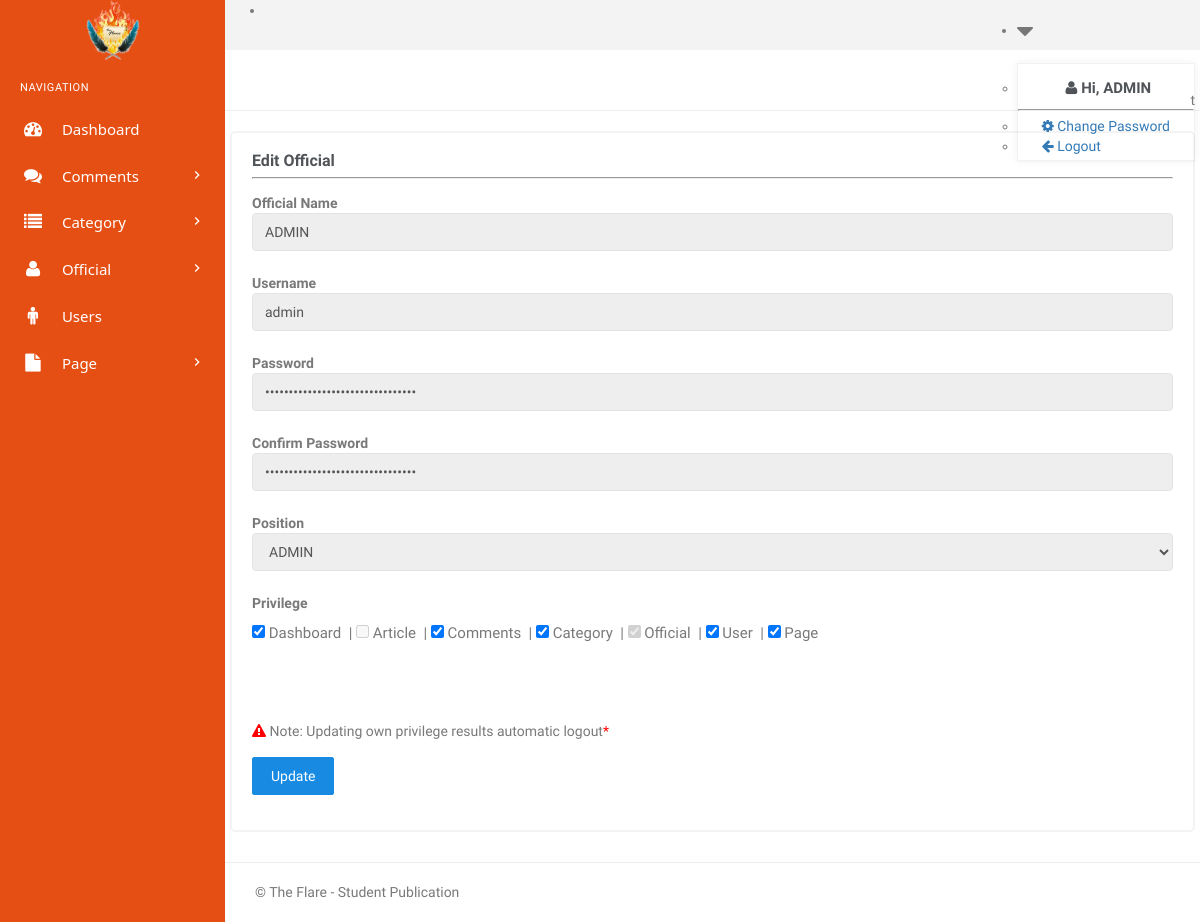
The page /admin/edit-officer.php?cid=1 (signed in) on the database its author committed.
### tables this page shows
CREATE TABLE `tblofficer` (
  `id` int(11) NOT NULL,
  `positionid` int(11) NOT NULL,
  `username` varchar(250) NOT NULL,
  `password` varchar(250) NOT NULL,
  `name` varchar(250) NOT NULL,
  `CreationDate` datetime NOT NULL,
  `UpdationDate` datetime DEFAULT NULL,
  `db` int(11) NOT NULL,
  `ar` int(11) NOT NULL,
  `co` int(11) NOT NULL,
  `ca` int(11) NOT NULL,
  `of` int(11) NOT NULL,
  `us` int(11) NOT NULL,
  `pa` int(11) NOT NULL,
  `Is_Active` int(11) NOT NULL
);

CREATE TABLE `tblposition` (
  `id` int(11) NOT NULL,
  `name` varchar(250) NOT NULL,
  `description` varchar(250) NOT NULL,
  `Is_Active` int(1) NOT NULL
);

### admin/edit-officer.php (the view, shortened to what this page needs)
<?php
include('includes/config.php');
if (isset($_SESSION['id']) && isset($_SESSION['name']) && isset($_SESSION['positionid'])) {
?>
    <!DOCTYPE html>
    <html lang="en">
    <head>
        <link href="assets/css/bootstrap.min.css" rel="stylesheet" type="text/css" />
        <link href="assets/css/core.css" rel="stylesheet" type="text/css" />
        <link href="assets/css/components.css" rel="stylesheet" type="text/css" />
        <link href="assets/css/icons.css" rel="stylesheet" type="text/css" />
        <link href="assets/css/pages.css" rel="stylesheet" type="text/css" />
        <link href="assets/css/menu.css" rel="stylesheet" type="text/css" />
        <link href="assets/css/responsive.css" rel="stylesheet" type="text/css" />
        <link rel="stylesheet" href="../plugins/switchery/switchery.min.css">
    </head>
    <body class="fixed-left">
        <div id="wrapper">
            <?php include('includes/topheader.php'); ?>
            <?php include('includes/leftsidebar.php'); ?>
            <div class="content-page">
                <div class="content">
                    <div class="container">
                        <div class="row">
                            <div class="col-xs-12">
                                <div class="page-title-box">
                                    <ol class="breadcrumb p-0 m-0">
                                        <li>
                                            <a href="#">Admin</a>
                                        </li>
                                        <li>
                                            <a href="#">Official</a>
                                        </li>
                                        <li class="active">
                                        </li>
                                    </ol>
                                </div>
                            </div>
                        </div>
                        <?php
                        $catid = intval($_GET['cid']);
                        $query = mysqli_query($con, "SELECT tblofficer.username as username, tblofficer.name as name, tblofficer.password as password, tblofficer.positionid as pid,tblposition.name as pname, tblofficer.db as db, tblofficer.ar as ar, tblofficer.co as co, tblofficer.ca as ca, tblofficer.of as of, tblofficer.us as us, tblofficer.pa as pa FROM tblofficer LEFT JOIN tblposition on tblofficer.positionid = tblposition.id where tblofficer.Is_Active=1 AND tblofficer.id =  $catid");
                        while ($row = mysqli_fetch_array($query)) {
                        ?>
                            <div class="row">
                                <div class="col-sm-12">
                                    <div class="card-box">
                                        <h4 class="m-t-0 header-title"><b>Edit Official</b></h4>
                                        <hr />
                                        <div class="row">
                                            <div class="col-md-12">
                                                <form class="form-horizontal" name="category" method="post">
                                                    <div class="form-group">
                                                        <label class="col-md-2 control-label">Official Name</label>
                                                        <div class="col-md-10">
                                                            <input type="text" class="form-control" value="<?php echo htmlentities($row['name']); ?>" name="officername" autocomplete="off" disabled required>
                                                        </div>
                                                    </div>
                                                    <div class="form-group">
                                                        <label class="col-md-2 control-label">Username</label>
                                                        <div class="col-md-10">
                                                            <input type="text" class="form-control" value="<?php echo htmlentities($row['username']); ?>" name="officerusername" autocomplete="off" disabled required>
                                                        </div>
                                                    </div>
                                                    <div class="form-group">
                                                        <label class="col-md-2 control-label">Password</label>
                                                        <div class="col-md-10">
                                                            <input type="password" class="form-control" value="<?php echo htmlentities($row['password']); ?>" name="officerpassword" autocomplete="off" minlength="8" disabled required>
                                                        </div>
                                                    </div>
                                                    <div class="form-group">
                                                        <label class="col-md-2 control-label">Confirm Password</label>
                                                        <div class="col-md-10">
                                                            <input type="password" class="form-control" value="<?php echo htmlentities($row['password']); ?>" name="officerconfirmpassword" autocomplete="off" minlength="8" disabled required>
                                                        </div>
                                                    </div>
                                                    <div class="form-group">
                                                        <label class="col-md-2 control-label">Position</label>
                                                        <div class="col-md-10">
                                                            <select class="form-control" name="officerposition" id="category" onChange="getSubCat(this.value);" disabled required>
                                                                <option value="<?php echo $row['pid']; ?>"><?php echo $row['pname']; ?></option>
                                                            </select>
                                                        </div>
                                                    </div>
                                                    <div class="form-group">
                                                        <label class="col-md-2 control-label">Privilege</label>
                                                        <div class="cb col-md-10">
                                                            <input data-toggle="tooltip" data-placement="top" title="Allow to see dashboard content" <?php if ($row['db'] == 1) {
                                                                                                                                                            echo "checked";
                                                                                                                                                        } ?> type="checkbox" name="db" class="dashboard">&nbsp;Dashboard &nbsp;|
                                                            <input data-toggle="tooltip" data-placement="top" title="Allow to write/update/delete article content" <?php if ($row['ar'] == 1) {
                                                                                                                                                                        echo "checked";
                                                                                                                                                                    } ?> <?php if ($row['pid'] == 1) {
                                                                                                                                                                                echo "disabled";
                                                                                                                                                                            } ?> type="checkbox" name="ar" class="article">&nbsp;Article &nbsp;|
                                                            <input data-toggle="tooltip" data-placement="top" title="Allow to see and delete comments" <?php if ($row['co'] == 1) {
                                                                                                                                                            echo "checked";
                                                                                                                                                        } ?> type="checkbox" name="co" class="comments">&nbsp;Comments &nbsp;|
                                                            <input data-toggle="tooltip" data-placement="top" title="Allow to add/update/delete category content" <?php if ($row['ca'] == 1) {
                                                                                                                                                                        echo "checked";
                                                                                                                                                                    } ?> type="checkbox" name="ca" class="category">&nbsp;Category &nbsp;|
                                                            <input data-toggle="tooltip" data-placement="top" title="Allow to edit privilege of the officials" disabled <?php if ($row['of'] == 1) {
                                                                                                                                                                            echo "checked";
                                                                                                                                                                        } ?> type="checkbox" name="of" class="official">&nbsp;Official &nbsp;|
                                                            <input data-toggle="tooltip" data-placement="top" title="Allow to block users" <?php if ($row['us'] == 1) {
                                                                                                                                                echo "checked";
                                                                                                                                            } ?> type="checkbox" name="us" class="user">&nbsp;User &nbsp;|
                                                            <input data-toggle="tooltip" data-placement="top" title="Allow to edit the content of the page" <?php if ($row['pa'] == 1) {
                                                                                                                                                                echo "checked";
                                                                                                                                                            } ?> type="checkbox" name="pa" class="page">&nbsp;Page &nbsp;
                                                        </div>
                                                    </div>
                                                    <br>
                                                <?php } ?>
                                                <div class="form-group">
                                                    <label class="col-md-2 control-label">&nbsp;</label>
                                                    <div class="col-md-10">
                                                        <p><i style="color:red;" class="fa fa-exclamation-triangle"></i> Note: Updating own privilege results automatic logout<span style="color: red">*</span></p>
                                                        <button type="submit" class="btn btn-primary waves-effect waves-light btn-md" name="submit">
                                                            Update
                                                        </button>
                                                    </div>
                                                </div>
                                                </form>
                                            </div>
                                        </div>
                                    </div>
                                </div>
                            </div>
                    </div>
                </div>
                <?php include('includes/footer.php'); ?>
            </div>
        </div>
    </body>
    </html>
<?php
} else {
    header("Location: index.php");
    exit();
}
?>

### admin/assets/css/core.css (style rules this page uses)
body { font-family: 'Varela Round', sans-serif; margin: 0; padding-bottom: 60px; overflow-x: hidden; color: #797979; }
html { position: relative; min-height: 100%; }
.h1, .h2, .h3, .h4, .h5, .h6, h1, h2, h3, h4, h5, h6 { color: #505458; font-family: 'Hind Madurai', sans-serif; margin: 10px 0; }
p { line-height: 1.6; }
* { outline: none !important; }
b, strong { font-weight: 600; font-family: 'Hind Madurai', sans-serif; }
.container { width: auto; }
#wrapper { height: 100%; overflow: hidden; width: 100%; }
.p-0 { padding: 0 !important; }
.m-0 { margin: 0 !important; }
.m-t-0 { margin-top: 0 !important; }
.card-box { padding: 20px; border: 2px solid #f3f3f3; -webkit-border-radius: 5px; border-radius: 5px; -moz-border-radius: 5px; background-clip: padding-box; margin-bottom: 20px; background-color: #ffffff; }
.row { margin-right: -10px; margin-left: -10px; }
.col-lg-1, .col-lg-10, .col-lg-11, .col-lg-12, .col-lg-2, .col-lg-3, .col-lg-4, .col-lg-5, .col-lg-6, .col-lg-7, .col-lg-8, .col-lg-9, .col-md-1, .col-md-10, .col-md-11, .col-md-12, .col-md-2, .col-md-3, .col-md-4, .col-md-5, .col-md-6, .col-md-7, .col-md-8, .col-md-9, .col-sm-1, .col-sm-10, .col-sm-11, .col-sm-12, .col-sm-2, .col-sm-3, .col-sm-4, .col-sm-5, .col-sm-6, .col-sm-7, .col-sm-8, .col-sm-9, .col-xs-1, .col-xs-10, .col-xs-11, .col-xs-12, .col-xs-2, .col-xs-3, .col-xs-4, .col-xs-5, .col-xs-6, .col-xs-7, .col-xs-8, .col-xs-9 { padding-left: 10px; padding-right: 10px; }
.breadcrumb { background-color: transparent; margin-bottom: 15px; padding-top: 10px; padding-left: 0; }
.waves-effect { position: relative; cursor: pointer; display: inline-block; overflow: hidden; -webkit-user-select: none; -moz-user-select: none; -ms-user-select: none; user-select: none; -webkit-tap-highlight-color: transparent; vertical-align: middle; z-index: 1; will-change: opacity, transform; -webkit-transition: all 0.3s ease-out; -moz-transition: all 0.3s ease-out; -o-transition: all 0.3s ease-out; -ms-transition: all 0.3s ease-out; transition: all 0.3s ease-out; }

### admin/assets/css/menu.css (style rules this page uses)
.content-page { margin-left: 225px; overflow: hidden; }
.content-page .content { padding: 0 5px 10px 5px; margin-top: 70px; }
.header-title { font-size: 16px; line-height: 16px; margin-bottom: 8px; font-weight: 600; }
.page-title-box { padding: 20px; border-bottom: 1px solid #eee; margin: 0 -20px 20px -20px; }
.page-title-box .breadcrumb { float: right; background-color: transparent !important; }

### admin/edit-officer.php (style rules this page uses)
.cb { margin-top: 8px; font-size: 1.5rem; padding-left: 10px; }

### rows shown on the page
tblofficer: officername "ADMIN", officerusername "admin", officerposition "ADMIN", db "☑", co "☑", ca "☑", of "☑", us "☑", pa "☑"

### other values the page prints
$_SESSION['name'] "ADMIN"
